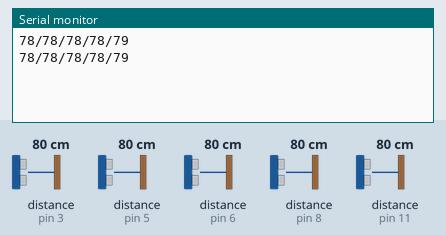
The sketch below on a simulated Arduino Uno, built with avr-gcc and run on an emulated ATmega328P. Shown: the last lines printed to the serial monitor. Wiring (inferred from the names in the program): 5 × ultrasonic range finder: trigger pin 2, echo pin 3 / trigger pin 4, echo pin 5 / trigger pin 7, echo pin 6 / trigger pin 9, echo pin 8 / trigger pin 10, echo pin 11. The inputs (shaded band) are chosen by the test bench; at power-on: distance to the obstacle (sensors on pin 3, pin 5, pin 6, pin 8, pin 11) 80 cm. The echo pulse lasts 58.3 µs per cm.

Above: at 1.8 s.
1.9 s: distance to the obstacle (sensor on pin 3) set to 2 cm
At 2.9 s:
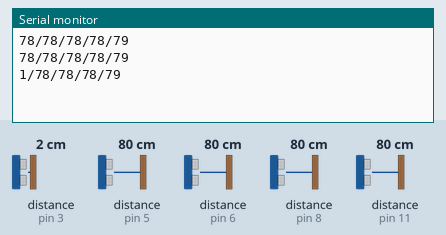
3.4 s: distance to the obstacle (sensor on pin 5) set to 2 cm
At 4.7 s:
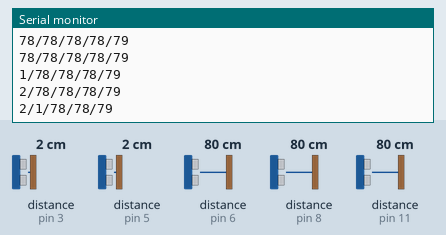
4.9 s: distance to the obstacle (sensor on pin 6) set to 2 cm
At 5.9 s:
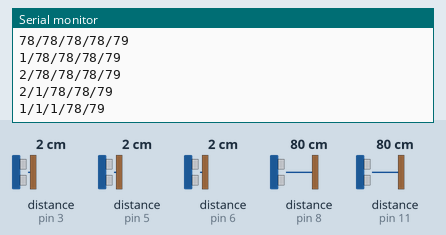
6.4 s: distance to the obstacle (sensor on pin 8) set to 2 cm
At 7.7 s:
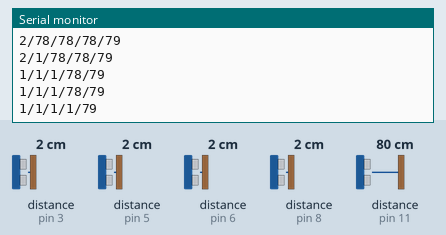
7.9 s: distance to the obstacle (sensor on pin 11) set to 2 cm
At 9.0 s:
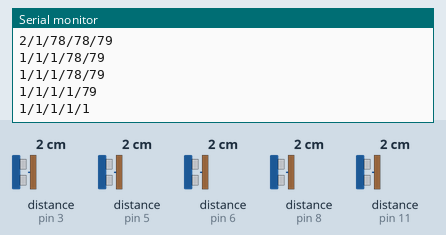
9.4 s: distance to the obstacle (sensor on pin 3) set to 4 cm
At 10.9 s:
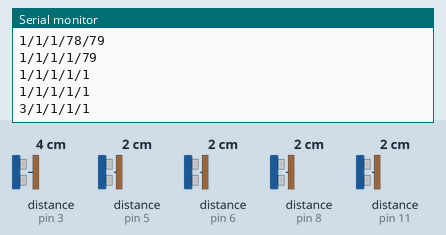
Timing chart, 0 to 11.9 s (numbered marks = the images above; inputs shaded):
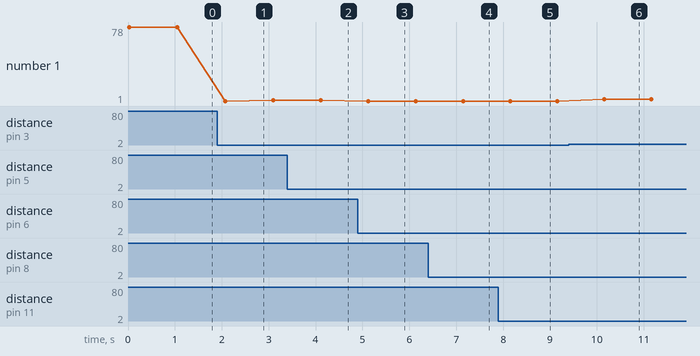

Measured:
- after the input at 1.9 s, the serial monitor: prints a new line after 0.17 s (image 1)
- after the input at 3.4 s, the serial monitor: prints a new line after 0.71 s (image 2)
- after the input at 4.9 s, the serial monitor: prints a new line after 0.23 s (image 3)
- after the input at 6.4 s, the serial monitor: prints a new line after 0.75 s (image 4)
- after the input at 7.9 s, the serial monitor: prints a new line after 0.25 s (image 5)
- after the input at 9.4 s, the serial monitor: prints a new line after 0.76 s (image 6)
- plotted number 1: 78 → 2 after the input at 1.9 s, 1 → 3 after the input at 9.4 s

The sketch:

ultrasonic-sensors.ino
```cpp
const int sensor1_trig = 2;
const int sensor1_echo = 3;
const int sensor2_trig = 4;
const int sensor2_echo = 5;
const int sensor3_trig = 7;
const int sensor3_echo = 6;
const int sensor4_trig = 9;
const int sensor4_echo = 8;
const int sensor5_trig = 10;
const int sensor5_echo = 11;

long sure1;
long sure2;
long sure3;
long sure4;
long sure5;
int uzaklik1;
int uzaklik2;
int uzaklik3;
int uzaklik4;
int uzaklik5;

void setup(){
  pinMode(sensor1_trig, OUTPUT);
  pinMode(sensor1_echo, INPUT);
  pinMode(sensor2_trig, OUTPUT);
  pinMode(sensor2_echo, INPUT);
  pinMode(sensor3_trig, OUTPUT);
  pinMode(sensor3_echo, INPUT);
  pinMode(sensor4_trig, OUTPUT);
  pinMode(sensor4_echo, INPUT);
  pinMode(sensor5_trig, OUTPUT);
  pinMode(sensor5_echo, INPUT);
  Serial.begin(9600);
}

void loop(){
  digitalWrite(sensor1_trig, LOW);
  digitalWrite(sensor2_trig, LOW);
  digitalWrite(sensor3_trig, LOW);
  digitalWrite(sensor4_trig, LOW);
  digitalWrite(sensor5_trig, LOW);
  delayMicroseconds(5);
  digitalWrite(sensor1_trig, HIGH);
  delayMicroseconds(10);
  digitalWrite(sensor1_trig, LOW);
  sure1 = pulseIn(sensor1_echo, HIGH);
  uzaklik1 = sure1 * 0.034 / 2;

  digitalWrite(sensor2_trig, HIGH);
  delayMicroseconds(10);
  digitalWrite(sensor2_trig, LOW);
  sure2 = pulseIn(sensor2_echo, HIGH);
  uzaklik2 = sure2 * 0.034 / 2;

  digitalWrite(sensor3_trig, HIGH);
  delayMicroseconds(10);
  digitalWrite(sensor3_trig, LOW);
  sure3 = pulseIn(sensor3_echo, HIGH);
  uzaklik3 = sure3 * 0.034 / 2;

  digitalWrite(sensor4_trig, HIGH);
  delayMicroseconds(10);
  digitalWrite(sensor4_trig, LOW);
  sure4 = pulseIn(sensor4_echo, HIGH);
  uzaklik4 = sure4 * 0.034 / 2;

  digitalWrite(sensor5_trig, HIGH);
  delayMicroseconds(10);
  digitalWrite(sensor5_trig, LOW);
  sure5 = pulseIn(sensor5_echo, HIGH);
  uzaklik5 = sure5 / 29.1 / 2;

  Serial.print(uzaklik1);
  Serial.print("/");

  Serial.print(uzaklik2);
  Serial.print("/");

  Serial.print(uzaklik3);
  Serial.print("/");

  Serial.print(uzaklik4);
  Serial.print("/");

  Serial.println(uzaklik5);
 delay(1000);
}
```
